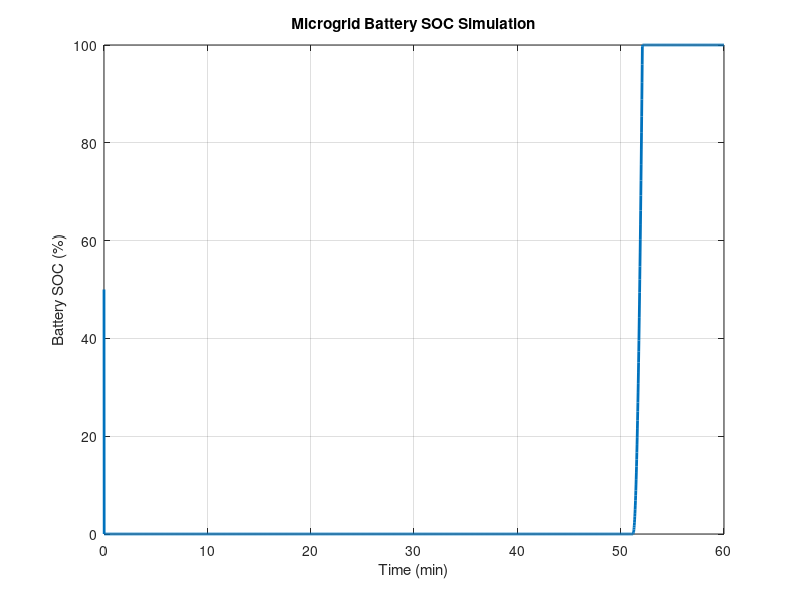
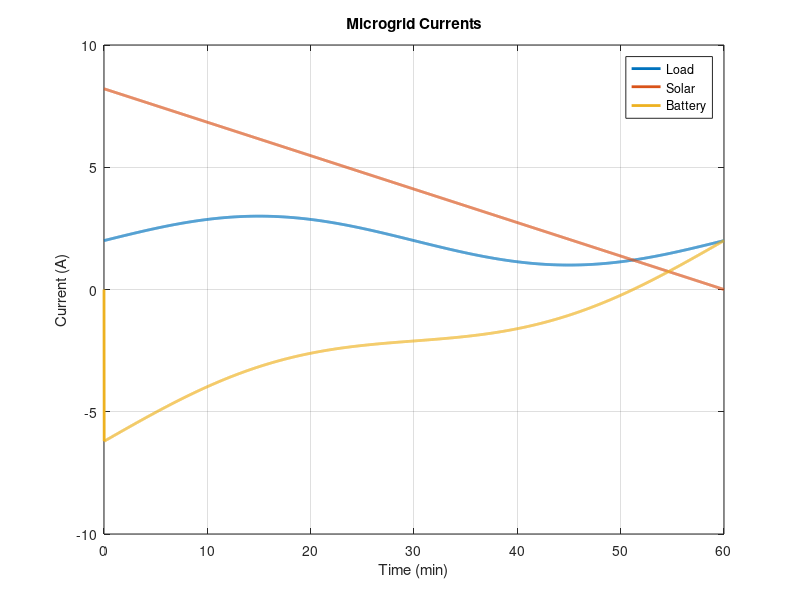

Source code (MATLAB) for these figures, in order:
%% Load Solar Panel and Battery Models
Voc = 37;       % Solar panel open-circuit voltage
Isc = 8.21;     % Solar panel short-circuit current
Capacity = 5;   % Battery capacity in Ah
V_nom = 12;     % Battery nominal voltage
SOC = 50;       % Initial battery SOC (%)
dt = 1;         % Time step (s)
time = 0:dt:3600;  % 1 hour simulation

%% Load / Consumption profile (A)
Load_current = 2 + sin(time/3600*2*pi); % variable load

%% Initialize variables
SOC_array = zeros(size(time));
SOC_array(1) = SOC;
Solar_current = Isc * (1 - (0:dt:3600)/3600); % simplified I-V effect
Battery_current = zeros(size(time));

%% Simulation loop
for t = 2:length(time)
    % Net current: solar - load
    Net_current = Solar_current(t) - Load_current(t);
    
    % Battery charges if excess, discharges if deficit
    Battery_current(t) = -Net_current;
    SOC_array(t) = SOC_array(t-1) + (Battery_current(t)*dt/Capacity)*100;
    
    % Limit SOC to 0-100%
    SOC_array(t) = max(0, min(100, SOC_array(t)));
end

%% Plot results
figure;
plot(time/60, SOC_array, 'LineWidth', 2);
xlabel('Time (min)');
ylabel('Battery SOC (%)');
title('Microgrid Battery SOC Simulation');
grid on;

figure;
plot(time/60, Load_current, 'LineWidth', 2);
hold on;
plot(time/60, Solar_current, 'LineWidth', 2);
plot(time/60, Battery_current, 'LineWidth', 2);
xlabel('Time (min)');
ylabel('Current (A)');
title('Microgrid Currents');
legend('Load','Solar','Battery');
grid on;
